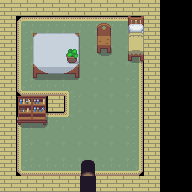

Tiled map render using the project's own tile images. Description and the whole map definition, tile-layer contents included, below:
An orthogonal 12x12 tile map with 16x16 px tiles, 4 tile layers (Tile Layer 1, Tile Layer 2, blocking, abovechar), 3 tilesets and 6 objects (character, book1, booktrigger, planttrigger, shelftrigger, ...).

<map version="1.4" tiledversion="1.4.1" orientation="orthogonal" renderorder="right-down" width="12" height="12" tilewidth="16" tileheight="16" infinite="0" nextlayerid="11" nextobjectid="9">
 <tileset firstgid="1" name="inside" tilewidth="16" tileheight="16" tilecount="1024" columns="32">
  <image source="assets/Inner.png" width="512" height="512" />
 </tileset>
 <tileset firstgid="1025" name="character" tilewidth="16" tileheight="32" tilecount="128" columns="16">
  <image source="assets/character.png" width="256" height="256" />
 </tileset>
 <tileset firstgid="1153" name="objects" tilewidth="16" tileheight="16" tilecount="720" columns="36">
  <image source="assets/objects.png" width="576" height="320" />
 </tileset>
 <layer id="1" name="Tile Layer 1" width="12" height="12">
  <data encoding="csv">
0,0,0,0,0,0,0,0,0,0,0,0,
0,225,226,226,226,226,226,226,227,0,0,0,
0,257,258,258,258,258,258,258,259,0,0,0,
0,257,258,258,258,258,258,258,259,0,0,0,
0,257,258,258,258,258,258,258,259,0,0,0,
0,289,290,290,322,258,258,258,259,0,0,0,
0,0,0,0,257,258,258,258,259,0,0,0,
0,225,226,226,354,258,258,258,259,0,0,0,
0,257,258,258,258,258,258,258,259,0,0,0,
0,257,258,258,258,258,258,258,259,0,0,0,
0,289,290,290,290,290,290,290,291,0,0,0,
0,0,0,0,0,0,0,0,0,0,0,0
</data>
 </layer>
 <layer id="2" name="Tile Layer 2" width="12" height="12">
  <data encoding="csv">
0,0,0,0,0,0,0,0,0,0,0,0,
0,0,0,0,0,0,0,0,0,0,0,0,
0,0,0,0,0,0,0,0,0,0,0,0,
0,0,0,0,0,0,208,0,0,0,0,0,
0,0,0,0,0,0,0,0,0,0,0,0,
0,0,0,0,0,0,0,0,0,0,0,0,
0,0,0,0,0,0,0,0,0,0,0,0,
0,0,0,0,0,0,0,0,0,0,0,0,
0,0,0,0,0,0,0,0,0,0,0,0,
0,0,0,0,0,0,0,0,0,0,0,0,
0,0,0,0,0,70,0,0,0,0,0,0,
0,0,0,0,0,0,0,0,0,0,0,0
</data>
 </layer>
 <layer id="3" name="blocking" width="12" height="12">
  <properties>
   <property name="blocking" type="bool" value="true" />
  </properties>
  <data encoding="csv">
65,65,65,65,65,65,65,65,65,65,0,0,
65,0,0,0,0,0,0,0,49,65,0,0,
65,0,46,47,48,0,176,0,81,65,0,0,
65,0,78,79,80,0,0,0,113,65,0,0,
65,0,110,111,112,0,0,0,0,65,0,0,
65,0,0,0,0,0,0,0,0,65,0,0,
65,388,390,65,0,0,0,0,0,65,0,0,
65,420,422,0,0,0,0,0,0,65,0,0,
65,0,0,0,0,0,0,0,0,65,0,0,
65,0,0,0,0,0,0,0,0,65,0,0,
65,0,0,0,0,0,0,0,0,65,0,0,
65,65,65,65,65,35,65,65,65,65,0,0
</data>
 </layer>
 <layer id="5" name="abovechar" width="12" height="12">
  <properties>
   <property name="aboveChar" type="bool" value="true" />
  </properties>
  <data encoding="csv">
0,0,0,0,0,0,0,0,0,0,0,0,
0,0,0,0,0,0,144,0,0,0,0,0,
0,0,0,0,0,0,0,0,0,0,0,0,
0,0,0,0,364,0,0,0,0,0,0,0,
0,0,0,0,0,0,0,0,0,0,0,0,
0,0,0,0,0,0,0,0,0,0,0,0,
0,0,0,0,0,0,0,0,0,0,0,0,
0,0,0,0,0,0,0,0,0,0,0,0,
0,0,0,0,0,0,0,0,0,0,0,0,
0,0,0,0,0,0,0,0,0,0,0,0,
0,0,0,0,0,0,0,0,0,0,0,0,
0,0,0,0,0,0,0,0,0,0,0,0
</data>
 </layer>
 <objectgroup id="9" name="objects">
  <object id="1" name="character" gid="1025" x="112" y="96" width="16" height="32">
   <properties>
    <property name="offsetY" type="int" value="-1" />
    <property name="speed" type="float" value="0.1" />
    <property name="tileXIdle" type="int" value="0" />
    <property name="tileXMax" type="int" value="3" />
    <property name="tileXMin" type="int" value="0" />
    <property name="tileXTime" type="int" value="200" />
    <property name="tileYDown" type="int" value="0" />
    <property name="tileYLeft" type="int" value="3" />
    <property name="tileYRight" type="int" value="1" />
    <property name="tileYUp" type="int" value="2" />
   </properties>
  </object>
  <object id="2" name="book1" gid="1168" x="48.8555" y="68.0738" width="16" height="16">
   <properties>
    <property name="tileXAnim" type="bool" value="false" />
    <property name="tileXAnimStage2Frame" type="int" value="19" />
    <property name="tileXMax" type="int" value="19" />
    <property name="tileXMin" type="int" value="15" />
    <property name="tileXTime" type="int" value="400" />
   </properties>
  </object>
  <object id="3" name="booktrigger" x="48" y="80" width="16" height="16">
   <properties>
    <property name="text" value="Don't forget the most important thing" />
    <property name="trigger" value="msgBox" />
    <property name="triggerAnim" value="book1" />
   </properties>
  </object>
  <object id="6" name="planttrigger" x="80" y="64" width="16" height="16">
   <properties>
    <property name="text" value="What a nice plant" />
    <property name="trigger" value="msgBox" />
   </properties>
  </object>
  <object id="7" name="shelftrigger" x="32" y="128" width="16" height="16">
   <properties>
    <property name="text" value="Every book falls apart into a pile of dust as soon as it's touched." />
    <property name="trigger" value="msgBox" />
   </properties>
  </object>
  <object id="8" name="bookshelftrigger" x="80" y="160" width="16" height="16">
   <properties>
    <property name="mapFile" value="zeldish.tmx" />
    <property name="setCharX" type="int" value="19" />
    <property name="setCharY" type="int" value="16" />
    <property name="trigger" value="loadMap" />
   </properties>
  </object>
 </objectgroup>
</map>